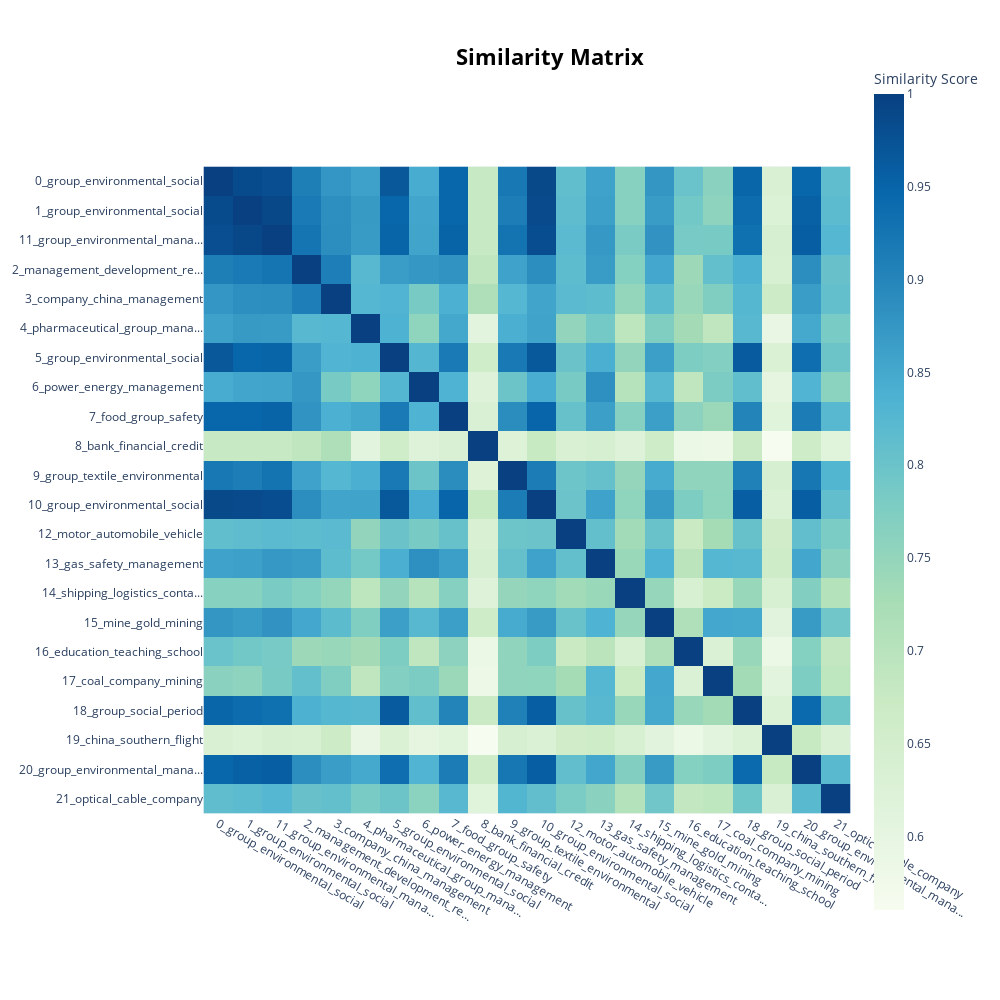

The code cell stored with this chart in its notebook:
### Code cell
topic_model_2.visualize_heatmap(n_clusters=20, width=1000, height=1000)

### Figure 1 — Plotly figure (JSON) as saved in the notebook; plotly's stock layout.template omitted (floating-point values rounded to 4 significant figures; data arrays with more than 128 entries replaced by an {"elided": "..."} marker saying what was removed)
{"data": [{"coloraxis": "coloraxis", "hovertemplate": "x: %{x}<br>y: %{y}<br>Similarity Score: %{z}<extra></extra>", "name": "0", "type": "heatmap", "x": ["0_group_environmental_social", "1_group_environmental_social", "11_group_environmental_mana...", "2_management_development_re...", "3_company_china_management", "4_pharmaceutical_group_mana...", "5_group_environmental_social", "6_power_energy_management", "7_food_group_safety", "8_bank_financial_credit", "9_group_textile_environmental", "10_group_environmental_social", "12_motor_automobile_vehicle", "13_gas_safety_management", "14_shipping_logistics_conta...", "15_mine_gold_mining", "16_education_teaching_school", "17_coal_company_mining", "18_group_social_period", "19_china_southern_flight", "20_group_environmental_mana...", "21_optical_cable_company"], "xaxis": "x", "y": ["0_group_environmental_social", "1_group_environmental_social", "11_group_environmental_mana...", "2_management_development_re...", "3_company_china_management", "4_pharmaceutical_group_mana...", "5_group_environmental_social", "6_power_energy_management", "7_food_group_safety", "8_bank_financial_credit", "9_group_textile_environmental", "10_group_environmental_social", "12_motor_automobile_vehicle", "13_gas_safety_management", "14_shipping_logistics_conta...", "15_mine_gold_mining", "16_education_teaching_school", "17_coal_company_mining", "18_group_social_period", "19_china_southern_flight", "20_group_environmental_mana...", "21_optical_cable_company"], "yaxis": "y", "z": {"elided": "22x22 float values"}}], "layout": {"coloraxis": {"colorbar": {"title": {"text": "Similarity Score"}}, "colorscale": [[0, "rgb(247,252,240)"], [0.125, "rgb(224,243,219)"], [0.25, "rgb(204,235,197)"], [0.375, "rgb(168,221,181)"], [0.5, "rgb(123,204,196)"], [0.625, "rgb(78,179,211)"], [0.75, "rgb(43,140,190)"], [0.875, "rgb(8,104,172)"], [1, "rgb(8,64,129)"]]}, "height": 1000, "hoverlabel": {"bgcolor": "white", "font": {"family": "Rockwell", "size": 16}}, "legend": {"title": {"text": "Trend"}}, "margin": {"t": 60}, "showlegend": true, "title": {"font": {"color": "Black", "size": 22}, "text": "<b>Similarity Matrix</b>", "x": 0.55, "xanchor": "center", "y": 0.95, "yanchor": "top"}, "width": 1000, "xaxis": {"anchor": "y", "constrain": "domain", "domain": [0, 1], "scaleanchor": "y"}, "yaxis": {"anchor": "x", "autorange": "reversed", "constrain": "domain", "domain": [0, 1]}}}
